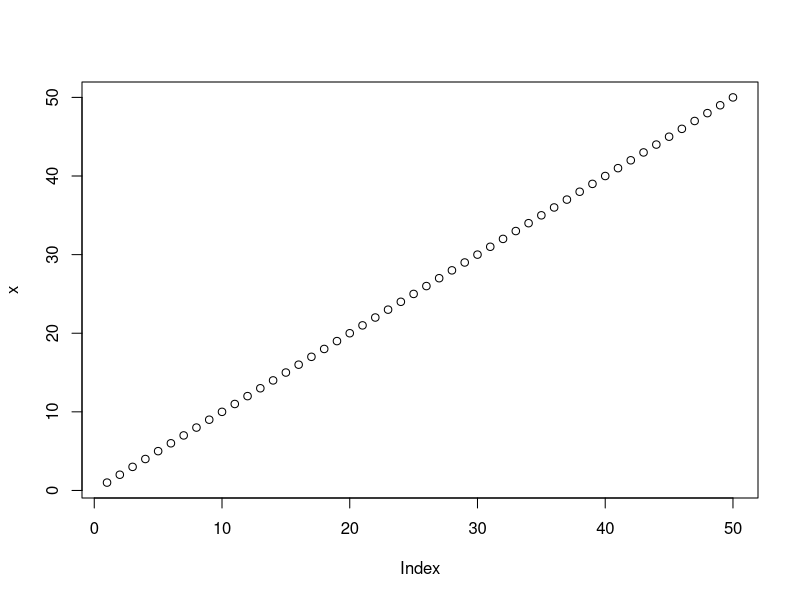
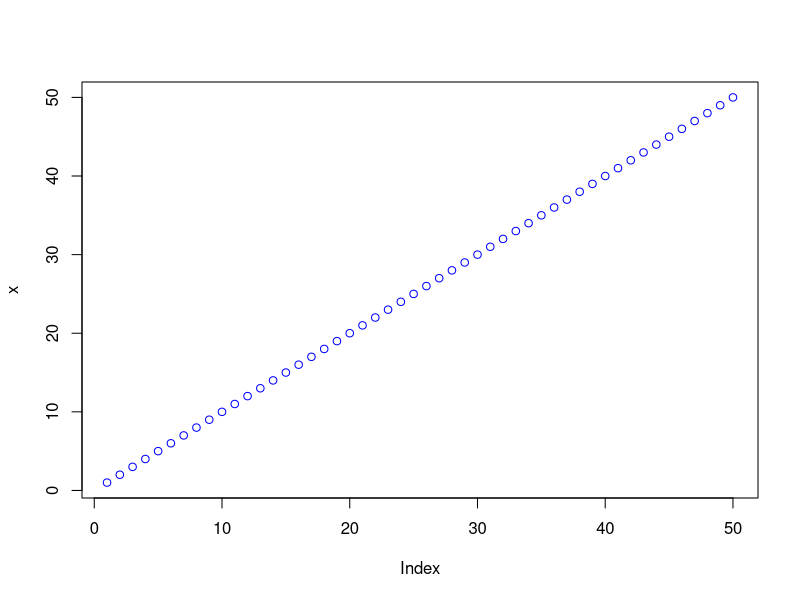
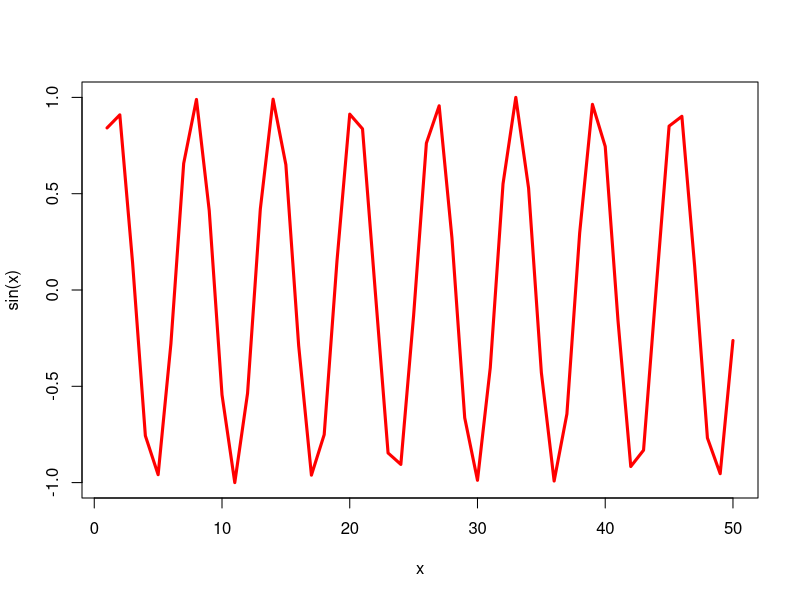

These charts were generated, in order, by the following R code:
#' ---
#' title: "Class 4 lab"
#' author: "Zixuan Zeng (PID: A16142927)"
#' date: "10/10/2025"
#' ---

#My_first_R_script
x <- 1:50
plot(x)
plot(x,col="blue")
plot(x,sin(x),typ="l",col="red",lwd=3)

log(10)
log(10,base=10)
log(10,2)
